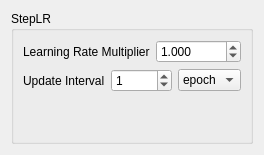
            <widget class="QWidget" name="page_Scheduler_StepLR">
             <layout class="QVBoxLayout" name="verticalLayout_37">
              <item>
               <widget class="QGroupBox" name="grp_Scheduler_StepLR">
                <property name="title">
                 <string>StepLR</string>
                </property>
                <layout class="QVBoxLayout" name="verticalLayout_36">
                 <item>
                  <layout class="QHBoxLayout" name="horizontalLayout_41">
                   <item>
                    <widget class="QLabel" name="lbl_StepLR_Learning_Rate_Multiplier">
                     <property name="text">
                      <string>Learning Rate Multiplier</string>
                     </property>
                    </widget>
                   </item>
                   <item>
                    <widget class="QDoubleSpinBox" name="dsBox_StepLR_Learning_Rate_Multiplier">
                     <property name="decimals">
                      <number>3</number>
                     </property>
                     <property name="maximum">
                      <double>5.000000000000000</double>
                     </property>
                     <property name="singleStep">
                      <double>0.010000000000000</double>
                     </property>
                     <property name="value">
                      <double>1.000000000000000</double>
                     </property>
                    </widget>
                   </item>
                  </layout>
                 </item>
                 <item>
                  <layout class="QHBoxLayout" name="horizontalLayout_42">
                   <item>
                    <widget class="QLabel" name="lbl_StepLR_Update_Interval">
                     <property name="text">
                      <string>Update Interval</string>
                     </property>
                    </widget>
                   </item>
                   <item>
                    <widget class="QSpinBox" name="sBox_StepLR_Update_Interval">
                     <property name="maximum">
                      <number>10000</number>
                     </property>
                     <property name="value">
                      <number>1</number>
                     </property>
                    </widget>
                   </item>
                   <item>
                    <widget class="QComboBox" name="cBox_StepLR_Update_Interval_Unit">
                     <item>
                      <property name="text">
                       <string>epoch</string>
                      </property>
                     </item>
                     <item>
                      <property name="text">
                       <string>iter</string>
                      </property>
                     </item>
                    </widget>
                   </item>
                  </layout>
                 </item>
                 <item>
                  <spacer name="verticalSpacer_11">
                   <property name="orientation">
                    <enum>Qt::Vertical</enum>
                   </property>
                   <property name="sizeHint" stdset="0">
                    <size>
                     <width>20</width>
                     <height>40</height>
                    </size>
                   </property>
                  </spacer>
                 </item>
                </layout>
               </widget>
              </item>
             </layout>
            </widget>
